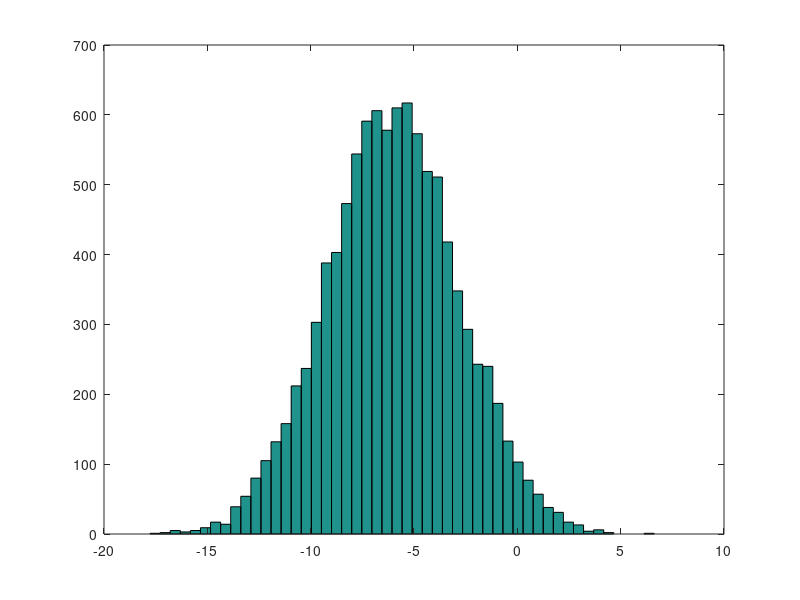

Here is the MATLAB script that generated this plot:
a = 3; %This is a comment;

b = 'hi';

c = pi;

matrix = [1, 2; 3,4; 5,6];

identity = eye(10);

inverseMatrix = pinv(matrix);

disp(inverseMatrix);

w = -6 + sqrt(10) * (randn(1, 10000));

hist(w, 50);